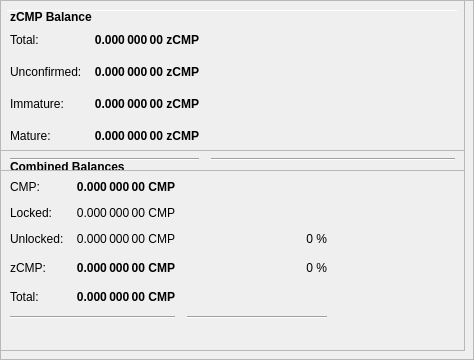
        <widget class="QFrame" name="frameObfuscation">
         <property name="minimumSize">
          <size>
           <width>0</width>
           <height>350</height>
          </size>
         </property>
         <property name="layoutDirection">
          <enum>Qt::LeftToRight</enum>
         </property>
         <property name="frameShape">
          <enum>QFrame::StyledPanel</enum>
         </property>
         <property name="frameShadow">
          <enum>QFrame::Raised</enum>
         </property>
         <widget class="QPushButton" name="runAutoDenom">
          <property name="geometry">
           <rect>
            <x>251</x>
            <y>17</y>
            <width>1</width>
            <height>1</height>
           </rect>
          </property>
          <property name="palette">
           <palette>
            <active>
             <colorrole role="WindowText">
              <brush brushstyle="SolidPattern">
               <color alpha="255">
                <red>0</red>
                <green>0</green>
                <blue>0</blue>
               </color>
              </brush>
             </colorrole>
             <colorrole role="Button">
              <brush brushstyle="SolidPattern">
               <color alpha="255">
                <red>239</red>
                <green>238</green>
                <blue>238</blue>
               </color>
              </brush>
             </colorrole>
             <colorrole role="Light">
              <brush brushstyle="SolidPattern">
               <color alpha="255">
                <red>255</red>
                <green>255</green>
                <blue>255</blue>
               </color>
              </brush>
             </colorrole>
             <colorrole role="Midlight">
              <brush brushstyle="SolidPattern">
               <color alpha="255">
                <red>247</red>
                <green>246</green>
                <blue>246</blue>
               </color>
              </brush>
             </colorrole>
             <colorrole role="Dark">
              <brush brushstyle="SolidPattern">
               <color alpha="255">
                <red>119</red>
                <green>119</green>
                <blue>119</blue>
               </color>
              </brush>
             </colorrole>
             <colorrole role="Mid">
              <brush brushstyle="SolidPattern">
               <color alpha="255">
                <red>159</red>
                <green>159</green>
                <blue>159</blue>
               </color>
              </brush>
             </colorrole>
             <colorrole role="Text">
              <brush brushstyle="SolidPattern">
               <color alpha="255">
                <red>0</red>
                <green>0</green>
                <blue>0</blue>
               </color>
              </brush>
             </colorrole>
             <colorrole role="BrightText">
              <brush brushstyle="SolidPattern">
               <color alpha="255">
                <red>255</red>
                <green>255</green>
                <blue>255</blue>
               </color>
              </brush>
             </colorrole>
             <colorrole role="ButtonText">
              <brush brushstyle="SolidPattern">
               <color alpha="255">
                <red>0</red>
                <green>0</green>
                <blue>0</blue>
               </color>
              </brush>
             </colorrole>
             <colorrole role="Base">
              <brush brushstyle="SolidPattern">
               <color alpha="255">
                <red>255</red>
                <green>255</green>
                <blue>255</blue>
               </color>
              </brush>
             </colorrole>
             <colorrole role="Window">
              <brush brushstyle="SolidPattern">
               <color alpha="255">
                <red>239</red>
                <green>238</green>
                <blue>238</blue>
               </color>
              </brush>
             </colorrole>
             <colorrole role="Shadow">
              <brush brushstyle="SolidPattern">
               <color alpha="255">
                <red>0</red>
                <green>0</green>
                <blue>0</blue>
               </color>
              </brush>
             </colorrole>
             <colorrole role="AlternateBase">
              <brush brushstyle="SolidPattern">
               <color alpha="255">
                <red>247</red>
                <green>246</green>
                <blue>246</blue>
               </color>
              </brush>
             </colorrole>
             <colorrole role="ToolTipBase">
              <brush brushstyle="SolidPattern">
               <color alpha="255">
                <red>255</red>
                <green>255</green>
                <blue>220</blue>
               </color>
              </brush>
             </colorrole>
             <colorrole role="ToolTipText">
              <brush brushstyle="SolidPattern">
               <color alpha="255">
                <red>0</red>
                <green>0</green>
                <blue>0</blue>
               </color>
              </brush>
             </colorrole>
            </active>
            <inactive>
             <colorrole role="WindowText">
              <brush brushstyle="SolidPattern">
               <color alpha="255">
                <red>0</red>
                <green>0</green>
                <blue>0</blue>
               </color>
              </brush>
             </colorrole>
             <colorrole role="Button">
              <brush brushstyle="SolidPattern">
               <color alpha="255">
                <red>239</red>
                <green>238</green>
                <blue>238</blue>
               </color>
              </brush>
             </colorrole>
             <colorrole role="Light">
              <brush brushstyle="SolidPattern">
               <color alpha="255">
                <red>255</red>
                <green>255</green>
                <blue>255</blue>
               </color>
              </brush>
             </colorrole>
             <colorrole role="Midlight">
              <brush brushstyle="SolidPattern">
               <color alpha="255">
                <red>247</red>
                <green>246</green>
                <blue>246</blue>
               </color>
              </brush>
             </colorrole>
             <colorrole role="Dark">
              <brush brushstyle="SolidPattern">
               <color alpha="255">
                <red>119</red>
                <green>119</green>
                <blue>119</blue>
               </color>
              </brush>
             </colorrole>
             <colorrole role="Mid">
              <brush brushstyle="SolidPattern">
               <color alpha="255">
                <red>159</red>
                <green>159</green>
                <blue>159</blue>
               </color>
              </brush>
             </colorrole>
             <colorrole role="Text">
              <brush brushstyle="SolidPattern">
               <color alpha="255">
                <red>0</red>
                <green>0</green>
                <blue>0</blue>
               </color>
              </brush>
             </colorrole>
             <colorrole role="BrightText">
              <brush brushstyle="SolidPattern">
               <color alpha="255">
                <red>255</red>
                <green>255</green>
                <blue>255</blue>
               </color>
              </brush>
             </colorrole>
             <colorrole role="ButtonText">
              <brush brushstyle="SolidPattern">
               <color alpha="255">
                <red>0</red>
                <green>0</green>
                <blue>0</blue>
               </color>
              </brush>
             </colorrole>
             <colorrole role="Base">
              <brush brushstyle="SolidPattern">
               <color alpha="255">
                <red>255</red>
                <green>255</green>
                <blue>255</blue>
               </color>
              </brush>
             </colorrole>
             <colorrole role="Window">
              <brush brushstyle="SolidPattern">
               <color alpha="255">
                <red>239</red>
                <green>238</green>
                <blue>238</blue>
               </color>
              </brush>
             </colorrole>
             <colorrole role="Shadow">
              <brush brushstyle="SolidPattern">
               <color alpha="255">
                <red>0</red>
                <green>0</green>
                <blue>0</blue>
               </color>
              </brush>
             </colorrole>
             <colorrole role="AlternateBase">
              <brush brushstyle="SolidPattern">
               <color alpha="255">
                <red>247</red>
                <green>246</green>
                <blue>246</blue>
               </color>
              </brush>
             </colorrole>
             <colorrole role="ToolTipBase">
              <brush brushstyle="SolidPattern">
               <color alpha="255">
                <red>255</red>
                <green>255</green>
                <blue>220</blue>
               </color>
              </brush>
             </colorrole>
             <colorrole role="ToolTipText">
              <brush brushstyle="SolidPattern">
               <color alpha="255">
                <red>0</red>
                <green>0</green>
                <blue>0</blue>
               </color>
              </brush>
             </colorrole>
            </inactive>
            <disabled>
             <colorrole role="WindowText">
              <brush brushstyle="SolidPattern">
               <color alpha="255">
                <red>119</red>
                <green>119</green>
                <blue>119</blue>
               </color>
              </brush>
             </colorrole>
             <colorrole role="Button">
              <brush brushstyle="SolidPattern">
               <color alpha="255">
                <red>239</red>
                <green>238</green>
                <blue>238</blue>
               </color>
              </brush>
             </colorrole>
             <colorrole role="Light">
              <brush brushstyle="SolidPattern">
               <color alpha="255">
                <red>255</red>
                <green>255</green>
                <blue>255</blue>
               </color>
              </brush>
             </colorrole>
             <colorrole role="Midlight">
              <brush brushstyle="SolidPattern">
               <color alpha="255">
                <red>247</red>
                <green>246</green>
                <blue>246</blue>
               </color>
              </brush>
             </colorrole>
             <colorrole role="Dark">
              <brush brushstyle="SolidPattern">
               <color alpha="255">
                <red>119</red>
                <green>119</green>
                <blue>119</blue>
               </color>
              </brush>
             </colorrole>
             <colorrole role="Mid">
              <brush brushstyle="SolidPattern">
               <color alpha="255">
                <red>159</red>
                <green>159</green>
                <blue>159</blue>
               </color>
              </brush>
             </colorrole>
             <colorrole role="Text">
              <brush brushstyle="SolidPattern">
               <color alpha="255">
                <red>119</red>
                <green>119</green>
                <blue>119</blue>
               </color>
              </brush>
             </colorrole>
             <colorrole role="BrightText">
              <brush brushstyle="SolidPattern">
               <color alpha="255">
                <red>255</red>
                <green>255</green>
                <blue>255</blue>
               </color>
              </brush>
             </colorrole>
             <colorrole role="ButtonText">
              <brush brushstyle="SolidPattern">
               <color alpha="255">
                <red>119</red>
                <green>119</green>
                <blue>119</blue>
               </color>
              </brush>
             </colorrole>
             <colorrole role="Base">
              <brush brushstyle="SolidPattern">
               <color alpha="255">
                <red>239</red>
                <green>238</green>
                <blue>238</blue>
               </color>
              </brush>
             </colorrole>
             <colorrole role="Window">
              <brush brushstyle="SolidPattern">
               <color alpha="255">
                <red>239</red>
                <green>238</green>
                <blue>238</blue>
               </color>
              </brush>
             </colorrole>
             <colorrole role="Shadow">
              <brush brushstyle="SolidPattern">
               <color alpha="255">
                <red>0</red>
                <green>0</green>
                <blue>0</blue>
               </color>
              </brush>
             </colorrole>
             <colorrole role="AlternateBase">
              <brush brushstyle="SolidPattern">
               <color alpha="255">
                <red>239</red>
                <green>238</green>
                <blue>238</blue>
               </color>
              </brush>
             </colorrole>
             <colorrole role="ToolTipBase">
              <brush brushstyle="SolidPattern">
               <color alpha="255">
                <red>255</red>
                <green>255</green>
                <blue>220</blue>
               </color>
              </brush>
             </colorrole>
             <colorrole role="ToolTipText">
              <brush brushstyle="SolidPattern">
               <color alpha="255">
                <red>0</red>
                <green>0</green>
                <blue>0</blue>
               </color>
              </brush>
             </colorrole>
            </disabled>
           </palette>
          </property>
          <property name="focusPolicy">
           <enum>Qt::NoFocus</enum>
          </property>
          <property name="autoFillBackground">
           <bool>true</bool>
          </property>
          <property name="text">
           <string/>
          </property>
          <property name="flat">
           <bool>true</bool>
          </property>
         </widget>
         <widget class="Line" name="line">
          <property name="geometry">
           <rect>
            <x>7</x>
            <y>10</y>
            <width>451</width>
            <height>1</height>
           </rect>
          </property>
          <property name="orientation">
           <enum>Qt::Horizontal</enum>
          </property>
         </widget>
         <widget class="QFrame" name="frame_3">
          <property name="geometry">
           <rect>
            <x>0</x>
            <y>150</y>
            <width>465</width>
            <height>201</height>
           </rect>
          </property>
          <property name="frameShape">
           <enum>QFrame::StyledPanel</enum>
          </property>
          <property name="frameShadow">
           <enum>QFrame::Raised</enum>
          </property>
          <layout class="QVBoxLayout" name="verticalLayout_5">
           <item>
            <layout class="QHBoxLayout" name="horizontalLayout_5" stretch="0">
             <item>
              <widget class="QLabel" name="label_5z">
               <property name="maximumSize">
                <size>
                 <width>16777215</width>
                 <height>20</height>
                </size>
               </property>
               <property name="font">
                <font>
                 <weight>75</weight>
                 <bold>true</bold>
                </font>
               </property>
               <property name="toolTip">
                <string>Combined Balances (including unconfirmed and immature coins)</string>
               </property>
               <property name="text">
                <string>&lt;html&gt;&lt;head/&gt;&lt;body&gt;&lt;p&gt;Combined Balances&lt;/p&gt;&lt;/body&gt;&lt;/html&gt;</string>
               </property>
              </widget>
             </item>
            </layout>
           </item>
           <item>
            <layout class="QGridLayout" name="gridLayout_3">
             <property name="spacing">
              <number>12</number>
             </property>
             <item row="7" column="0" colspan="2">
              <widget class="Line" name="lineSpendableBalance_3">
               <property name="orientation">
                <enum>Qt::Horizontal</enum>
               </property>
              </widget>
             </item>
             <item row="7" column="2">
              <widget class="Line" name="lineWatchBalance_3">
               <property name="sizePolicy">
                <sizepolicy hsizetype="Preferred" vsizetype="Fixed">
                 <horstretch>0</horstretch>
                 <verstretch>0</verstretch>
                </sizepolicy>
               </property>
               <property name="minimumSize">
                <size>
                 <width>140</width>
                 <height>0</height>
                </size>
               </property>
               <property name="orientation">
                <enum>Qt::Horizontal</enum>
               </property>
              </widget>
             </item>
             <item row="4" column="1">
              <widget class="QLabel" name="labelzBalancez">
               <property name="font">
                <font>
                 <weight>75</weight>
                 <bold>true</bold>
                </font>
               </property>
               <property name="cursor">
                <cursorShape>IBeamCursor</cursorShape>
               </property>
               <property name="toolTip">
                <string>Total of transactions that have yet to be confirmed, and do not yet count toward the spendable balance</string>
               </property>
               <property name="text">
                <string notr="true">0.000 000 00 CMP</string>
               </property>
               <property name="alignment">
                <set>Qt::AlignRight|Qt::AlignTrailing|Qt::AlignVCenter</set>
               </property>
               <property name="textInteractionFlags">
                <set>Qt::LinksAccessibleByMouse|Qt::TextSelectableByKeyboard|Qt::TextSelectableByMouse</set>
               </property>
              </widget>
             </item>
             <item row="6" column="1">
              <widget class="QLabel" name="labelTotalz">
               <property name="font">
                <font>
                 <weight>75</weight>
                 <bold>true</bold>
                </font>
               </property>
               <property name="cursor">
                <cursorShape>IBeamCursor</cursorShape>
               </property>
               <property name="toolTip">
                <string>Total Balance, including unconfirmed and immature coins.</string>
               </property>
               <property name="text">
                <string notr="true">0.000 000 00 CMP</string>
               </property>
               <property name="alignment">
                <set>Qt::AlignRight|Qt::AlignTrailing|Qt::AlignVCenter</set>
               </property>
               <property name="textInteractionFlags">
                <set>Qt::LinksAccessibleByMouse|Qt::TextSelectableByKeyboard|Qt::TextSelectableByMouse</set>
               </property>
              </widget>
             </item>
             <item row="4" column="3">
              <spacer name="horizontalSpacer_6">
               <property name="orientation">
                <enum>Qt::Horizontal</enum>
               </property>
               <property name="sizeHint" stdset="0">
                <size>
                 <width>40</width>
                 <height>20</height>
                </size>
               </property>
              </spacer>
             </item>
             <item row="6" column="0">
              <widget class="QLabel" name="labelTotalTextz">
               <property name="text">
                <string>Total:</string>
               </property>
              </widget>
             </item>
             <item row="1" column="0">
              <widget class="QLabel" name="labelBalanceTextz">
               <property name="text">
                <string>CMP:</string>
               </property>
              </widget>
             </item>
             <item row="1" column="1">
              <widget class="QLabel" name="labelBalancez">
               <property name="font">
                <font>
                 <weight>75</weight>
                 <bold>true</bold>
                </font>
               </property>
               <property name="cursor">
                <cursorShape>IBeamCursor</cursorShape>
               </property>
               <property name="toolTip">
                <string>Your current spendable balance</string>
               </property>
               <property name="text">
                <string notr="true">0.000 000 00 CMP</string>
               </property>
               <property name="alignment">
                <set>Qt::AlignRight|Qt::AlignTrailing|Qt::AlignVCenter</set>
               </property>
               <property name="textInteractionFlags">
                <set>Qt::LinksAccessibleByMouse|Qt::TextSelectableByKeyboard|Qt::TextSelectableByMouse</set>
               </property>
              </widget>
             </item>
             <item row="4" column="0">
              <widget class="QLabel" name="labelzBalanceTextz">
               <property name="toolTip">
                <string/>
               </property>
               <property name="text">
                <string>zCMP:</string>
               </property>
              </widget>
             </item>
             <item row="4" column="2">
              <widget class="QLabel" name="labelzCMPPercent">
               <property name="toolTip">
                <string>Current percentage of zCMP.
If AutoMint is enabled this percentage will settle around the configured AutoMint percentage (default = 10%)</string>
               </property>
               <property name="text">
                <string>0 %</string>
               </property>
               <property name="alignment">
                <set>Qt::AlignRight|Qt::AlignTrailing|Qt::AlignVCenter</set>
               </property>
              </widget>
             </item>
             <item row="6" column="2">
              <widget class="QLabel" name="label100Percent">
               <property name="text">
                <string/>
               </property>
               <property name="alignment">
                <set>Qt::AlignRight|Qt::AlignTrailing|Qt::AlignVCenter</set>
               </property>
              </widget>
             </item>
             <item row="2" column="1">
              <widget class="QLabel" name="labelLockedBalance">
               <property name="toolTip">
                <string>Locked CMP or Masternode collaterals. These are excluded from zCMP minting.</string>
               </property>
               <property name="text">
                <string>0.000 000 00 CMP</string>
               </property>
               <property name="alignment">
                <set>Qt::AlignRight|Qt::AlignTrailing|Qt::AlignVCenter</set>
               </property>
              </widget>
             </item>
             <item row="2" column="0">
              <widget class="QLabel" name="labelLockedBalanceText">
               <property name="toolTip">
                <string>Locked CMP or Masternode collaterals. These are excluded from zCMP minting.</string>
               </property>
               <property name="text">
                <string>Locked:</string>
               </property>
              </widget>
             </item>
             <item row="3" column="0">
              <widget class="QLabel" name="labelUnLockedBalanceText">
               <property name="toolTip">
                <string>Unlocked CMPs. These can be used for zCMP minting.</string>
               </property>
               <property name="text">
                <string>Unlocked:</string>
               </property>
              </widget>
             </item>
             <item row="3" column="1">
              <widget class="QLabel" name="labelUnLockedBalance">
               <property name="toolTip">
                <string>Unlocked CMPs. These can be used for zCMP minting.</string>
               </property>
               <property name="text">
                <string>0.000 000 00 CMP</string>
               </property>
               <property name="alignment">
                <set>Qt::AlignRight|Qt::AlignTrailing|Qt::AlignVCenter</set>
               </property>
              </widget>
             </item>
             <item row="3" column="2">
              <widget class="QLabel" name="labelCMPPercent">
               <property name="text">
                <string>0 %</string>
               </property>
               <property name="alignment">
                <set>Qt::AlignRight|Qt::AlignTrailing|Qt::AlignVCenter</set>
               </property>
              </widget>
             </item>
            </layout>
           </item>
           <item>
            <spacer name="verticalSpacer">
             <property name="orientation">
              <enum>Qt::Vertical</enum>
             </property>
             <property name="sizeHint" stdset="0">
              <size>
               <width>20</width>
               <height>40</height>
              </size>
             </property>
            </spacer>
           </item>
          </layout>
         </widget>
         <widget class="QFrame" name="frame_4">
          <property name="geometry">
           <rect>
            <x>0</x>
            <y>0</y>
            <width>465</width>
            <height>171</height>
           </rect>
          </property>
          <property name="frameShape">
           <enum>QFrame::StyledPanel</enum>
          </property>
          <property name="frameShadow">
           <enum>QFrame::Raised</enum>
          </property>
          <layout class="QVBoxLayout" name="verticalLayout_7">
           <item>
            <layout class="QHBoxLayout" name="horizontalLayout_8" stretch="0">
             <item>
              <widget class="QLabel" name="label_5z_3">
               <property name="maximumSize">
                <size>
                 <width>16777215</width>
                 <height>20</height>
                </size>
               </property>
               <property name="font">
                <font>
                 <weight>75</weight>
                 <bold>true</bold>
                </font>
               </property>
               <property name="text">
                <string>zCMP Balance</string>
               </property>
              </widget>
             </item>
            </layout>
           </item>
           <item>
            <layout class="QGridLayout" name="gridLayout_5">
             <property name="spacing">
              <number>12</number>
             </property>
             <item row="4" column="0">
              <widget class="QLabel" name="labelzBalanceMatureText">
               <property name="toolTip">
                <string>Mature: more than 20 confirmation and more than 1 mints of the same denomination after it was minted.
These zCMP are spendable.</string>
               </property>
               <property name="text">
                <string>Mature:</string>
               </property>
              </widget>
             </item>
             <item row="5" column="0" colspan="2">
              <widget class="Line" name="lineSpendableBalance_5">
               <property name="orientation">
                <enum>Qt::Horizontal</enum>
               </property>
              </widget>
             </item>
             <item row="1" column="1">
              <widget class="QLabel" name="labelzBalance">
               <property name="font">
                <font>
                 <weight>75</weight>
                 <bold>true</bold>
                </font>
               </property>
               <property name="cursor">
                <cursorShape>IBeamCursor</cursorShape>
               </property>
               <property name="toolTip">
                <string>All available zCMP, unconfirmed and immature zCMP included.</string>
               </property>
               <property name="text">
                <string notr="true">0.000 000 00 zCMP</string>
               </property>
               <property name="alignment">
                <set>Qt::AlignRight|Qt::AlignTrailing|Qt::AlignVCenter</set>
               </property>
               <property name="textInteractionFlags">
                <set>Qt::LinksAccessibleByMouse|Qt::TextSelectableByKeyboard|Qt::TextSelectableByMouse</set>
               </property>
              </widget>
             </item>
             <item row="5" column="2">
              <widget class="Line" name="lineWatchBalance_5">
               <property name="sizePolicy">
                <sizepolicy hsizetype="Preferred" vsizetype="Fixed">
                 <horstretch>0</horstretch>
                 <verstretch>0</verstretch>
                </sizepolicy>
               </property>
               <property name="minimumSize">
                <size>
                 <width>140</width>
                 <height>0</height>
                </size>
               </property>
               <property name="orientation">
                <enum>Qt::Horizontal</enum>
               </property>
              </widget>
             </item>
             <item row="1" column="0">
              <widget class="QLabel" name="labelzBalanceText">
               <property name="toolTip">
                <string>All available zCMP, unconfirmed and immature zCMP included.</string>
               </property>
               <property name="text">
                <string>Total:</string>
               </property>
              </widget>
             </item>
             <item row="1" column="2">
              <spacer name="horizontalSpacer_8">
               <property name="orientation">
                <enum>Qt::Horizontal</enum>
               </property>
               <property name="sizeHint" stdset="0">
                <size>
                 <width>40</width>
                 <height>20</height>
                </size>
               </property>
              </spacer>
             </item>
             <item row="4" column="2">
              <spacer name="horizontalSpacer_4">
               <property name="orientation">
                <enum>Qt::Horizontal</enum>
               </property>
               <property name="sizeHint" stdset="0">
                <size>
                 <width>40</width>
                 <height>20</height>
                </size>
               </property>
              </spacer>
             </item>
             <item row="4" column="1">
              <widget class="QLabel" name="labelzBalanceMature">
               <property name="font">
                <font>
                 <weight>75</weight>
                 <bold>true</bold>
                </font>
               </property>
               <property name="toolTip">
                <string>Mature: more than 20 confirmation and more than 1 mints of the same denomination after it was minted.
These zCMP are spendable.</string>
               </property>
               <property name="text">
                <string>0.000 000 00 zCMP</string>
               </property>
               <property name="alignment">
                <set>Qt::AlignRight|Qt::AlignTrailing|Qt::AlignVCenter</set>
               </property>
              </widget>
             </item>
             <item row="2" column="0">
              <widget class="QLabel" name="labelzBalanceUnconfirmedText">
               <property name="toolTip">
                <string>Unconfirmed: less than 20 confirmations
Immature: confirmed, but less than 1 mints of the same denomination after it was minted</string>
               </property>
               <property name="text">
                <string>Unconfirmed:</string>
               </property>
              </widget>
             </item>
             <item row="2" column="1">
              <widget class="QLabel" name="labelzBalanceUnconfirmed">
               <property name="font">
                <font>
                 <weight>75</weight>
                 <bold>true</bold>
                </font>
               </property>
               <property name="toolTip">
                <string>Unconfirmed: less than 20 confirmations
Immature: confirmed, but less than 1 mints of the same denomination after it was minted</string>
               </property>
               <property name="text">
                <string>0.000 000 00 zCMP</string>
               </property>
               <property name="alignment">
                <set>Qt::AlignRight|Qt::AlignTrailing|Qt::AlignVCenter</set>
               </property>
              </widget>
             </item>
             <item row="2" column="2">
              <spacer name="horizontalSpacer_5">
               <property name="orientation">
                <enum>Qt::Horizontal</enum>
               </property>
               <property name="sizeHint" stdset="0">
                <size>
                 <width>40</width>
                 <height>20</height>
                </size>
               </property>
              </spacer>
             </item>
             <item row="3" column="0">
              <widget class="QLabel" name="labelzBalanceImmatureText">
               <property name="toolTip">
                <string>Unconfirmed: less than 20 confirmations
Immature: confirmed, but less than 1 mints of the same denomination after it was minted</string>
               </property>
               <property name="text">
                <string>Immature:</string>
               </property>
              </widget>
             </item>
             <item row="3" column="1">
              <widget class="QLabel" name="labelzBalanceImmature">
               <property name="font">
                <font>
                 <weight>75</weight>
                 <bold>true</bold>
                </font>
               </property>
               <property name="toolTip">
                <string>Unconfirmed: less than 20 confirmations
Immature: confirmed, but less than 1 mints of the same denomination after it was minted</string>
               </property>
               <property name="text">
                <string>0.000 000 00 zCMP</string>
               </property>
               <property name="alignment">
                <set>Qt::AlignRight|Qt::AlignTrailing|Qt::AlignVCenter</set>
               </property>
              </widget>
             </item>
             <item row="3" column="2">
              <spacer name="horizontalSpacer_7">
               <property name="orientation">
                <enum>Qt::Horizontal</enum>
               </property>
               <property name="sizeHint" stdset="0">
                <size>
                 <width>40</width>
                 <height>20</height>
                </size>
               </property>
              </spacer>
             </item>
            </layout>
           </item>
          </layout>
         </widget>
        </widget>
